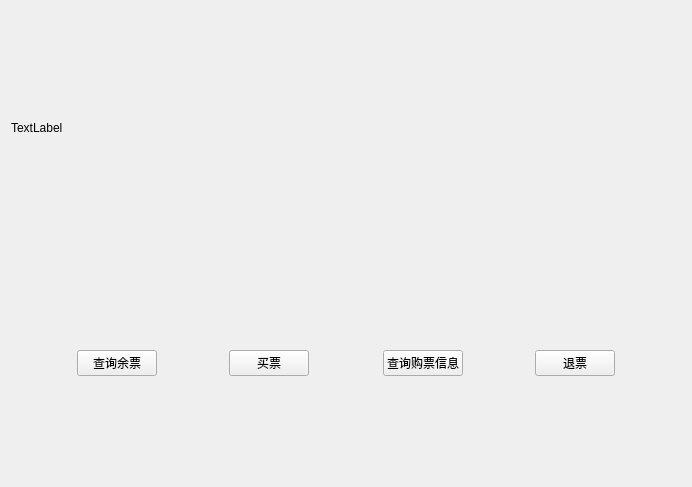
<?xml version="1.0" encoding="UTF-8"?>
<ui version="4.0">
 <class>Widget</class>
 <widget class="QWidget" name="Widget">
  <property name="geometry">
   <rect>
    <x>0</x>
    <y>0</y>
    <width>692</width>
    <height>487</height>
   </rect>
  </property>
  <property name="windowTitle">
   <string>Widget</string>
  </property>
  <layout class="QGridLayout" name="gridLayout">
   <item row="1" column="4">
    <spacer name="verticalSpacer">
     <property name="orientation">
      <enum>Qt::Vertical</enum>
     </property>
     <property name="sizeType">
      <enum>QSizePolicy::Fixed</enum>
     </property>
     <property name="sizeHint" stdset="0">
      <size>
       <width>20</width>
       <height>100</height>
      </size>
     </property>
    </spacer>
   </item>
   <item row="2" column="0">
    <spacer name="horizontalSpacer">
     <property name="orientation">
      <enum>Qt::Horizontal</enum>
     </property>
     <property name="sizeHint" stdset="0">
      <size>
       <width>61</width>
       <height>20</height>
      </size>
     </property>
    </spacer>
   </item>
   <item row="2" column="1">
    <widget class="QPushButton" name="yu">
     <property name="text">
      <string>查询余票</string>
     </property>
    </widget>
   </item>
   <item row="2" column="2">
    <spacer name="horizontalSpacer_2">
     <property name="orientation">
      <enum>Qt::Horizontal</enum>
     </property>
     <property name="sizeHint" stdset="0">
      <size>
       <width>61</width>
       <height>20</height>
      </size>
     </property>
    </spacer>
   </item>
   <item row="2" column="3">
    <widget class="QPushButton" name="mai">
     <property name="text">
      <string>买票</string>
     </property>
    </widget>
   </item>
   <item row="2" column="4">
    <spacer name="horizontalSpacer_3">
     <property name="orientation">
      <enum>Qt::Horizontal</enum>
     </property>
     <property name="sizeHint" stdset="0">
      <size>
       <width>62</width>
       <height>20</height>
      </size>
     </property>
    </spacer>
   </item>
   <item row="2" column="5">
    <widget class="QPushButton" name="cha">
     <property name="text">
      <string>查询购票信息</string>
     </property>
    </widget>
   </item>
   <item row="2" column="6">
    <spacer name="horizontalSpacer_4">
     <property name="orientation">
      <enum>Qt::Horizontal</enum>
     </property>
     <property name="sizeHint" stdset="0">
      <size>
       <width>61</width>
       <height>20</height>
      </size>
     </property>
    </spacer>
   </item>
   <item row="2" column="7">
    <widget class="QPushButton" name="tui">
     <property name="text">
      <string>退票</string>
     </property>
    </widget>
   </item>
   <item row="2" column="8">
    <spacer name="horizontalSpacer_5">
     <property name="orientation">
      <enum>Qt::Horizontal</enum>
     </property>
     <property name="sizeHint" stdset="0">
      <size>
       <width>61</width>
       <height>20</height>
      </size>
     </property>
    </spacer>
   </item>
   <item row="3" column="4">
    <spacer name="verticalSpacer_2">
     <property name="orientation">
      <enum>Qt::Vertical</enum>
     </property>
     <property name="sizeType">
      <enum>QSizePolicy::Fixed</enum>
     </property>
     <property name="sizeHint" stdset="0">
      <size>
       <width>20</width>
       <height>100</height>
      </size>
     </property>
    </spacer>
   </item>
   <item row="0" column="0" colspan="9">
    <widget class="QLabel" name="label">
     <property name="text">
      <string>TextLabel</string>
     </property>
    </widget>
   </item>
  </layout>
 </widget>
 <layoutdefault spacing="6" margin="11"/>
 <resources/>
 <connections/>
</ui>
